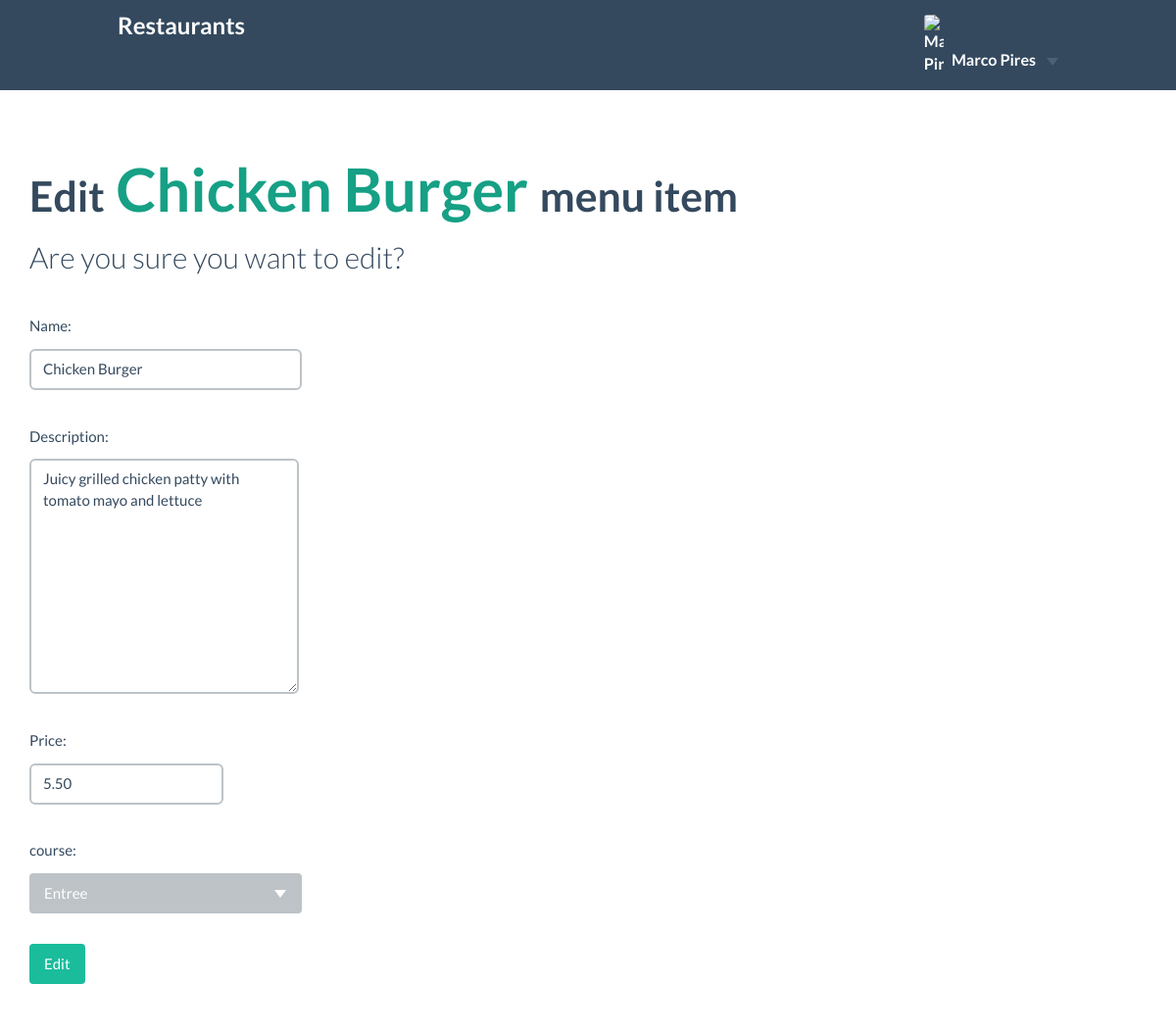
Page /restaurant/1/menu/3/edit (signed in) on the committed database.
### restaurantApp/persistence/database_setup.py (models this page shows, shortened)
class MenuItem(Base):
	__tablename__ = 'menu_item'
	name = Column( String(80), nullable = False )
	id = Column( Integer, primary_key = True )
	description = Column( String(250) )
	price = Column( String(8) )
	course_name = Column( String(250), ForeignKey('course.name') )
	course = relationship(Course)
	restaurant_id = Column( Integer, ForeignKey('restaurant.id') )
	restaurant = relationship(Restaurant)
	user_id = Column( Integer, ForeignKey('user.id') )
	user = relationship(User)

### restaurantApp/router/views.py (the view)
@app.route("/restaurant/<int:restaurant_id>/menu/<int:menu_id>/edit", methods=['GET','POST'])
@authRequired
def editMenuItem(restaurant_id, menu_id):
    user = userData.getCurrentUserInfo()
    item = db.getRestaurantMenuItem( menu_id )
    if not allowAccess( item.user_id, user["id"] ):
        output = "You are not authorized to edit menu items to %s restaurant. Please create your own restaurant in order to edit items." % restaurant.name
        flash(output, "alert-danger")
        return redirect( url_for('showmenu', restaurant_id = restaurant_id) )
    courses = db.getAllCourses()
    if request.method == 'POST':
        if validateStateToke( request.form['csrf'] ):
            money = request.form['price']
            value = Decimal(sub(r'[^\d.]', '', money))
            name = request.form['name']
            db.updateRestaurantMenuItem(
                item,
                name = name,
                description = request.form['description'],
                price = '${:,.2f}'.format(float(value)),
                course_name = request.form['course'],
            )
            output = "%s menu item edited!" % name
            flash( output, "alert-success" )
        return redirect(url_for('showmenu', restaurant_id = restaurant_id))
    else:
        item.price = Decimal(sub(r'[^\d.]', '', item.price))
        return render_template(
            'editMenuItem.html',
            restaurant_id = restaurant_id,
            menu_id = menu_id,
            item = item,
            courses = courses,
            token = antiForgeryGenToke(),
            username = user['name'],
            user_picture = user['picture']
        )

### restaurantApp/persistence/data_access.py (called while the page is built)
def connect(database='sqlite:///restaurantmenu.db'):
    try:
        engine = create_engine(database)
        Base.metadata.bind = engine
        DBSession = sessionmaker( bind = engine )
        session = DBSession()
        return session
    except:
        print("Error: Connection failed")

def closeConnection(session):
    session.close()

def getRestaurantMenuItem(id):
    session = connect()
    item = session.query(MenuItem).filter_by( id = id ).one()
    closeConnection(session)
    return item

def getAllCourses():
    session = connect()
    courses = session.query(Course).all()
    closeConnection(session)
    return courses

### restaurantApp/security/access_control.py (called while the page is built)
def allowAccess(dataCreatorID, userID):
    if dataCreatorID != userID:
        return False
    return True

def antiForgeryGenToke():
    toke = ''.join(random.choice(string.ascii_uppercase + string.digits) for x in xrange(32))
    session.set('state', toke)
    return toke

def authRequired(func):
    @wraps(func)
    def decorated_function(*args, **kwargs):
        user = userData.getCurrentUserInfo()
        if not user['name']:
            flash("Authentication required", "alert-danger")
            return redirect( url_for('showLogin') )
        return func(*args, **kwargs)
    return decorated_function

### restaurantApp/session/storage.py (called while the page is built)
def get(key):
    if key in session:
        return session[key]
    return None

def set(key, value):
    session[key] = value

### restaurantApp/session/userData.py (called while the page is built)
def getCurrentUserInfo():
    return {
        'id' : session.get('user_id'),
        'name' : session.get('username'),
        'picture' : session.get('picture'),
        'email' : session.get('email'),
    }

### restaurantApp/templates/editMenuItem.html (shortened to what this page needs)
<!DOCTYPE html>
<html>
	<head>
		<link rel="stylesheet" href="{{ url_for('static', filename='vendor/bootstrap-3.3.5-dist/css/bootstrap.min.css') }}">
		<link rel="stylesheet" href="{{ url_for('static', filename='vendor/Flat-UI/css/flat-ui.min.css') }}">
		<link rel="stylesheet" href="{{ url_for('static', filename='css/styles.css') }}">
	</head>
	</body>
		<header class="header clearfix">
			<nav class="navbar navbar-inverse navbar-fixed-top" role="navigation">
				<div class="navbar-header">
					<a class="navbar-brand" href="/">Restaurants</a>
				</div>
				<div class="collapse navbar-collapse" id="navbar-collapse-01">
					<ul class="nav navbar-nav navbar-right">
						{% if username %}
						<li class="dropdown">
							<a href="#" class="dropdown-toggle" data-toggle="dropdown">
								{% if user_picture %}
									<img src="{{user_picture}}" alt="{{ username }}">
								{% endif %}
								{{ username }}
								<b class="caret"></b>
							</a>
						</li>
						{% else %}
						<li>
							<a href='{{ url_for('showLogin') }}'>Login</a>
						</li>
						{% endif %}
					</ul>
				</div>
			</nav>
		</header>
		<main class="container">
			<div class="container-fluid">
				<section class="row">
					<div class="col-md-12 col-xs-12">
						<h1><span class="small-h1">Edit</span> <span class="green-sea">{{item.name}}</span> <span class="small-h1">menu item</span></h1>
						<p class="lead">Are you sure you want to edit?</p>
						<form class="form-inline" action="{{url_for('editMenuItem', restaurant_id=restaurant_id, menu_id=menu_id)}}" method = 'POST' id="newMenuItem">
							<div class="form-group">
								<label for="">Name:</label><br>
								<input class="form-control" type='text' size='30' name='name' value="{{item.name}}">
								<br><br>
								<label for="">Description:</label><br>
								<textarea class="form-control" name="description" id="" cols="29" rows="10">{{item.description}}</textarea>
								<br><br>
								<label for="">Price:</label><br>
								<input class="form-control" type='number' size='30' name='price' placeholder="Price" value="{{item.price}}">
								<br><br>
								<label for="">course:</label><br>
								<br><br>
								<input class="btn btn-primary" type='submit' value='Edit'>
							</div>
						</form>
					</div>
				</section>
			</div>
		</main>
		<footer>
			<div class="container">
				<div class="row">
					<div class="col-xs-7">
						<h3 class="footer-title">About Restaurant app</h3>
						<p>
						</p>
					</div>
					<div class="col-xs-5 hidden-xs">
						<div class="footer-banner">
						<h3 class="footer-title">Contacts</h3>
							<ul>
								<li><strong>email:</strong> <span>mpires@leya.com</span></li>
							</ul>
						</div>
					</div>
				</div>
			</div>
		</footer>
	</body>
</html>

### restaurantApp/static/css/styles.css (style rules this page uses)
main.container { position: absolute; top: 0; min-height: 95%; width: 100%; z-index: 1; margin-bottom: 315px; -webkit-box-shadow: 1px 1px 5px 1px rgba(0,0,0,.5); box-shadow: 1px 1px 5px 1px rgba(0,0,0,.5); }
main:not(.login-wrapper) { background-color: #fff; padding-top : 130px; padding-bottom : 50px; }
.navbar { padding: 0 10%; }
.navbar-brand { padding: 14px 0; margin: 0; }
.container-fluid { max-width: 1200px; }
footer { position: fixed; width: 100%; bottom: 0; border-top: 1px solid; min-height: 310px; }
footer .container { margin: 0 auto; }
.green-sea { color: #16a085; }
.small-h1 { font-size: 0.7em; }
.btn { position: relative; }
.navbar-collapse .navbar-nav.navbar-right:last-child>.dropdown:last-child>a { -webkit-border-radius: 0; -moz-border-radius: 0; -ms-border-radius: 0; -o-border-radius: 0; border-radius: 0; }
.navbar .navbar-right .dropdown img { max-width: 20px; border-radius: 3px; vertical-align: sub; margin-right: 5px; }

### rows in the picture
MenuItem: name "Chicken Burger", description "Juicy grilled chicken patty with tomato mayo and lettuce", price "5.50"

### other values in the picture
{{ username }} "Marco Pires"
